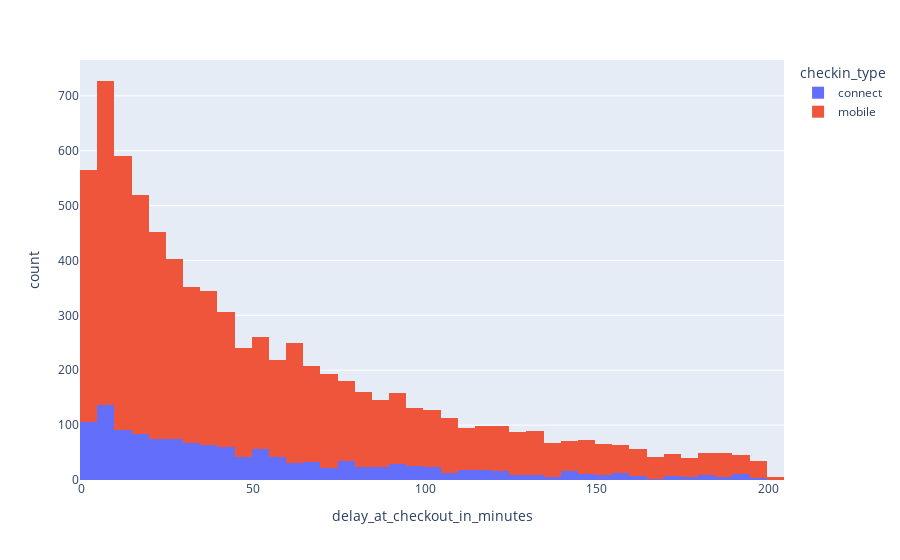

The code cell stored with this chart in its notebook:
### Code cell
px.histogram(
    df.loc[(df["delay_at_checkout_in_minutes"] > 0) & (df["delay_at_checkout_in_minutes"] <= 200), ], 
    x="delay_at_checkout_in_minutes", 
    nbins=40,
    color="checkin_type"
)

### Figure 1 — Plotly figure (JSON) as saved in the notebook; plotly's stock layout.template omitted (floating-point values rounded to 4 significant figures; data arrays with more than 128 entries replaced by an {"elided": "..."} marker saying what was removed)
{"data": [{"alignmentgroup": "True", "bingroup": "x", "hovertemplate": "checkin_type=connect<br>delay_at_checkout_in_minutes=%{x}<br>count=%{y}<extra></extra>", "legendgroup": "connect", "marker": {"color": "#636efa", "pattern": {"shape": ""}}, "name": "connect", "nbinsx": 40, "offsetgroup": "connect", "orientation": "v", "showlegend": true, "type": "histogram", "x": {"elided": "1339 int values"}, "xaxis": "x", "yaxis": "y"}, {"alignmentgroup": "True", "bingroup": "x", "hovertemplate": "checkin_type=mobile<br>delay_at_checkout_in_minutes=%{x}<br>count=%{y}<extra></extra>", "legendgroup": "mobile", "marker": {"color": "#EF553B", "pattern": {"shape": ""}}, "name": "mobile", "nbinsx": 40, "offsetgroup": "mobile", "orientation": "v", "showlegend": true, "type": "histogram", "x": {"elided": "6484 int values"}, "xaxis": "x", "yaxis": "y"}], "layout": {"barmode": "relative", "legend": {"title": {"text": "checkin_type"}, "tracegroupgap": 0}, "margin": {"t": 60}, "xaxis": {"anchor": "y", "domain": [0, 1], "title": {"text": "delay_at_checkout_in_minutes"}}, "yaxis": {"anchor": "x", "domain": [0, 1], "title": {"text": "count"}}}}
